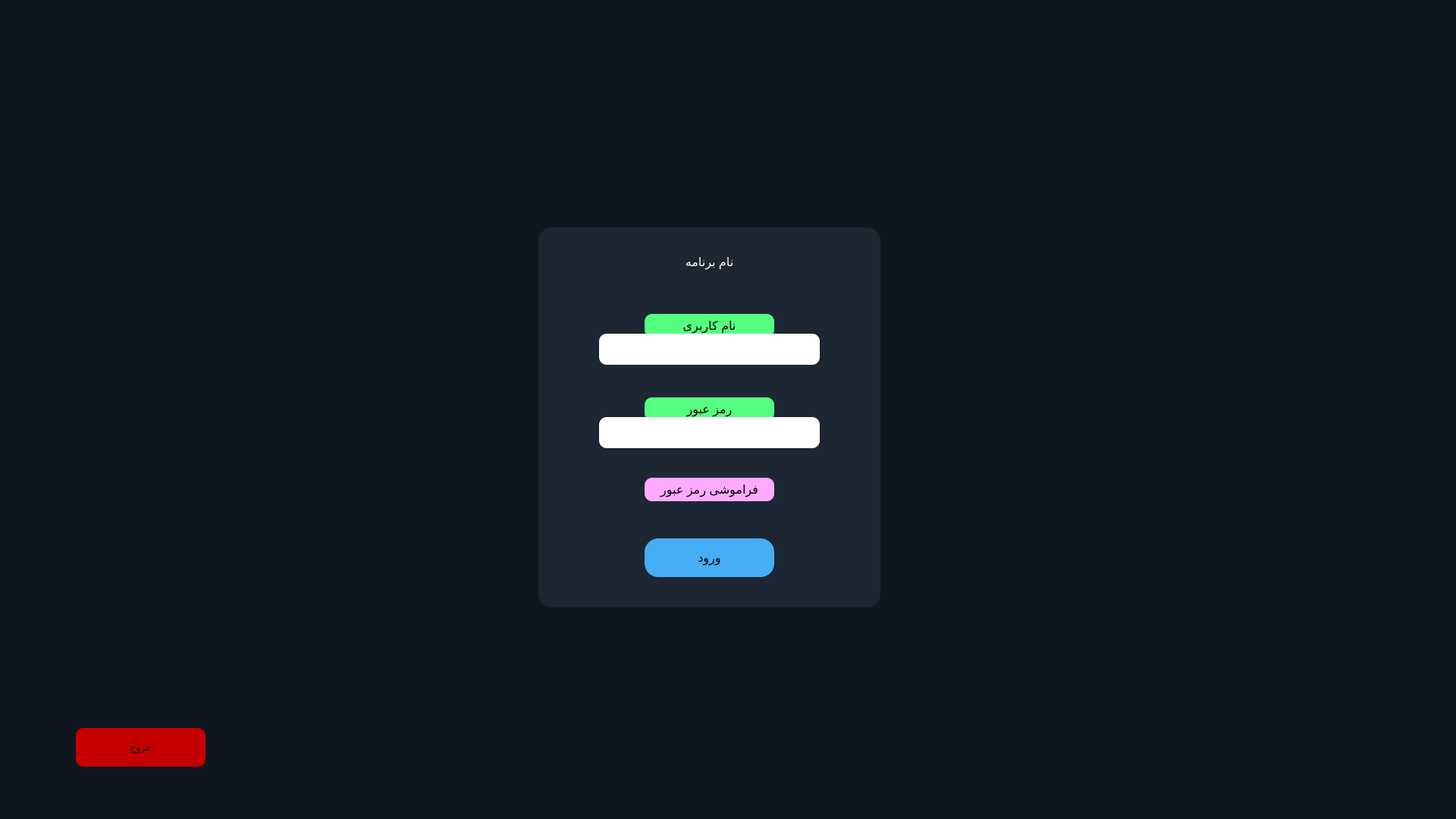
<?xml version="1.0" encoding="UTF-8"?>
<ui version="4.0">
 <class>Login</class>
 <widget class="QMainWindow" name="Login">
  <property name="geometry">
   <rect>
    <x>0</x>
    <y>0</y>
    <width>1920</width>
    <height>1080</height>
   </rect>
  </property>
  <property name="windowTitle">
   <string>Login</string>
  </property>
  <property name="styleSheet">
   <string notr="true"/>
  </property>
  <widget class="QWidget" name="centralwidget">
   <property name="minimumSize">
    <size>
     <width>1920</width>
     <height>1080</height>
    </size>
   </property>
   <property name="maximumSize">
    <size>
     <width>1920</width>
     <height>1080</height>
    </size>
   </property>
   <property name="styleSheet">
    <string notr="true">background-color: #10161f;
</string>
   </property>
   <widget class="QWidget" name="widget" native="true">
    <property name="geometry">
     <rect>
      <x>710</x>
      <y>300</y>
      <width>451</width>
      <height>501</height>
     </rect>
    </property>
    <property name="styleSheet">
     <string notr="true">background-color:#1d2633;
            color: white;
            border-radius: 18px;
            font-size: 16px;
           border: none;  </string>
    </property>
    <widget class="QPushButton" name="pushButton_login">
     <property name="geometry">
      <rect>
       <x>140</x>
       <y>410</y>
       <width>171</width>
       <height>51</height>
      </rect>
     </property>
     <property name="cursor">
      <cursorShape>PointingHandCursor</cursorShape>
     </property>
     <property name="styleSheet">
      <string notr="true">background-color: #45aef5 ;
font: 700 14pt &quot;Dana&quot;;
color: rgb(0, 0, 0);</string>
     </property>
     <property name="text">
      <string>ورود</string>
     </property>
    </widget>
    <widget class="QLineEdit" name="lineEdit_password">
     <property name="geometry">
      <rect>
       <x>80</x>
       <y>250</y>
       <width>291</width>
       <height>41</height>
      </rect>
     </property>
     <property name="styleSheet">
      <string notr="true">border:none;
border-radius: 10px;
background-color: rgb(255, 255, 255);
color: rgb(0, 0, 0);
font-size: 12pt; </string>
     </property>
     <property name="echoMode">
      <enum>QLineEdit::EchoMode::Password</enum>
     </property>
    </widget>
    <widget class="QLabel" name="label">
     <property name="geometry">
      <rect>
       <x>140</x>
       <y>114</y>
       <width>171</width>
       <height>31</height>
      </rect>
     </property>
     <property name="styleSheet">
      <string notr="true">color: rgb(0, 0, 0);
font: 700 12pt &quot;Dana&quot;;
background-color: rgb(85, 255, 127);
border-radius:10px;</string>
     </property>
     <property name="text">
      <string>نام کاربری</string>
     </property>
     <property name="alignment">
      <set>Qt::AlignmentFlag::AlignCenter</set>
     </property>
    </widget>
    <widget class="QLineEdit" name="lineEdit_username">
     <property name="geometry">
      <rect>
       <x>80</x>
       <y>140</y>
       <width>291</width>
       <height>41</height>
      </rect>
     </property>
     <property name="styleSheet">
      <string notr="true">border:none;
border-radius: 10px;
background-color: rgb(255, 255, 255);
color: rgb(0, 0, 0);
font: 700 12pt &quot;Dana&quot;;</string>
     </property>
     <property name="echoMode">
      <enum>QLineEdit::EchoMode::Normal</enum>
     </property>
    </widget>
    <widget class="QPushButton" name="pushButton_Forget">
     <property name="geometry">
      <rect>
       <x>140</x>
       <y>330</y>
       <width>171</width>
       <height>31</height>
      </rect>
     </property>
     <property name="cursor">
      <cursorShape>PointingHandCursor</cursorShape>
     </property>
     <property name="styleSheet">
      <string notr="true">color: rgb(0, 0, 0);
font: 700 12pt &quot;Dana&quot;;
background-color: rgb(255, 170, 255);
border-radius:10px;</string>
     </property>
     <property name="text">
      <string>فراموشی رمز عبور</string>
     </property>
    </widget>
    <widget class="QLabel" name="label_3">
     <property name="geometry">
      <rect>
       <x>140</x>
       <y>224</y>
       <width>171</width>
       <height>31</height>
      </rect>
     </property>
     <property name="styleSheet">
      <string notr="true">color: rgb(0, 0, 0);
background-color: rgb(85, 255, 127);
font: 700 12pt &quot;Dana&quot;;
border-radius:10px;</string>
     </property>
     <property name="text">
      <string>رمز عبور</string>
     </property>
     <property name="alignment">
      <set>Qt::AlignmentFlag::AlignCenter</set>
     </property>
    </widget>
    <widget class="QLabel" name="label_2">
     <property name="geometry">
      <rect>
       <x>120</x>
       <y>20</y>
       <width>211</width>
       <height>51</height>
      </rect>
     </property>
     <property name="styleSheet">
      <string notr="true">font: 700 20pt &quot;Dana&quot;;
color: rgb(255, 255, 255);</string>
     </property>
     <property name="text">
      <string>نام برنامه</string>
     </property>
     <property name="alignment">
      <set>Qt::AlignmentFlag::AlignCenter</set>
     </property>
    </widget>
    <zorder>pushButton_login</zorder>
    <zorder>label</zorder>
    <zorder>pushButton_Forget</zorder>
    <zorder>label_3</zorder>
    <zorder>lineEdit_username</zorder>
    <zorder>label_2</zorder>
    <zorder>lineEdit_password</zorder>
   </widget>
   <widget class="QPushButton" name="pushButton_exit">
    <property name="geometry">
     <rect>
      <x>100</x>
      <y>960</y>
      <width>171</width>
      <height>51</height>
     </rect>
    </property>
    <property name="cursor">
     <cursorShape>PointingHandCursor</cursorShape>
    </property>
    <property name="styleSheet">
     <string notr="true">font: 700 14pt &quot;Dana&quot;;
color: rgb(0, 0, 0);
border-radius: 10px;
background-color: rgb(198, 0, 0);</string>
    </property>
    <property name="text">
     <string>خروج</string>
    </property>
   </widget>
   <widget class="QLabel" name="label_4">
    <property name="geometry">
     <rect>
      <x>0</x>
      <y>0</y>
      <width>1921</width>
      <height>1081</height>
     </rect>
    </property>
    <property name="text">
     <string/>
    </property>
    <property name="scaledContents">
     <bool>true</bool>
    </property>
   </widget>
   <zorder>label_4</zorder>
   <zorder>widget</zorder>
   <zorder>pushButton_exit</zorder>
  </widget>
 </widget>
 <resources/>
 <connections/>
</ui>
